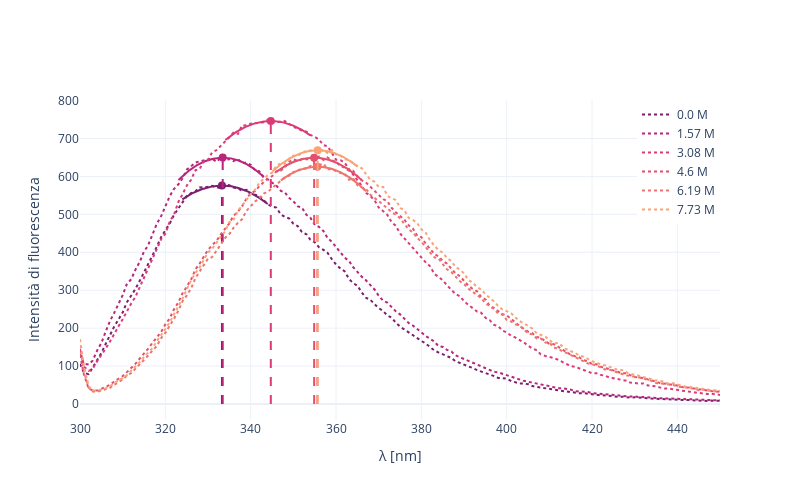

Notebook code for this chart:
### Code cell
fig = go.Figure()

colors = sequential.Sunsetdark_r[:6]  # Colori per le serie

for i in range(6):
    w_col, I_col = f'w{i}', f'I{i}'

    fig.add_trace(go.Scatter( # plot full dashed spectrum
        x=data[w_col], y=data[I_col], mode='lines', name=f'{np.round(concentrazioni[i],2)} M',
        line=dict(color=colors[i], dash='dot')
    ))

    # plot parabola
    max_idx = data[I_col].idxmax()
    l_idx = max_idx - POINTS_AROUND_MAX
    r_idx = max_idx + POINTS_AROUND_MAX

    # subset per il fit parabolico
    w_subset, I_subset = data[w_col].iloc[l_idx:r_idx + 1], data[I_col].iloc[l_idx:r_idx + 1]  # subset creato con gli indici nel range
    x_parabola = np.linspace(w_subset.min(), w_subset.max(), 1000)
    y_parabola = parabola(x_parabola, *fit_results[f'{i} M'])

    # Aggiunta della parabola
    fig.add_trace(go.Scatter(
        x=x_parabola, y=y_parabola, mode='lines', name=f'Parabola Fit (Series {i})',
        line=dict(color=colors[i]), showlegend=False
    ))

    # Vertice con barre d'errore
    xV,yV = VERTEX[i]
    fig.add_trace(go.Scatter(
        x=[xV], y=[yV], mode='markers', name=f'Vertex (Series {i})',
        marker=dict(color=colors[i], size=8, symbol='circle'),
        showlegend=False
    ))

    # Linea verticale dal vertice all'asse x (y=0)
    fig.add_trace(go.Scatter(
        x=[xV, xV],
        y=[0, yV],
        mode='lines',
        line=dict(color=colors[i], dash='dash'),
        showlegend=False
    ))

# Configurazione del layout
fig.update_layout(
    xaxis_title="λ [nm]", 
    yaxis_title="Intensità di fluorescenza",
    template="plotly_white",
    height=500,
    width=800,
    legend=dict(
            x=1,
            y=1,
            xanchor='right',
            yanchor='top'
        )
)
fig.write_html('./html/fluorescenza_fit_parabola.html')
fig.write_image('./images/fluorescenza_fit_parabola.png')
fig.show()

# Stampa dei risultati del fit
for key, values in fit_results.items():
    errors = fit_errors[key]
    formatted_values = f"xV = {values[1]:.2f} ± {errors[1]:.2f}, yV = {values[2]:.2f} ± {errors[2]:.2f}"
    # print(f"{key}: {formatted_values}")

### Figure 1 — Plotly figure (JSON) as saved in the notebook; plotly's stock layout.template omitted (floating-point values rounded to 4 significant figures; data arrays with more than 128 entries replaced by an {"elided": "..."} marker saying what was removed)
{"data": [{"line": {"color": "rgb(124, 29, 111)", "dash": "dot"}, "mode": "lines", "name": "0.0 M", "type": "scatter", "x": {"elided": "151 float values"}, "y": {"elided": "151 float values"}}, {"line": {"color": "rgb(124, 29, 111)"}, "mode": "lines", "name": "Parabola Fit (Series 0)", "showlegend": false, "type": "scatter", "x": {"elided": "1000 float values"}, "y": {"elided": "1000 float values"}}, {"marker": {"color": "rgb(124, 29, 111)", "size": 8, "symbol": "circle"}, "mode": "markers", "name": "Vertex (Series 0)", "showlegend": false, "type": "scatter", "x": [333.3], "y": [575.8]}, {"line": {"color": "rgb(124, 29, 111)", "dash": "dash"}, "mode": "lines", "showlegend": false, "type": "scatter", "x": [333.3, 333.3], "y": [0, 575.8]}, {"line": {"color": "rgb(185, 37, 122)", "dash": "dot"}, "mode": "lines", "name": "1.57 M", "type": "scatter", "x": {"elided": "151 float values"}, "y": {"elided": "151 float values"}}, {"line": {"color": "rgb(185, 37, 122)"}, "mode": "lines", "name": "Parabola Fit (Series 1)", "showlegend": false, "type": "scatter", "x": {"elided": "1000 float values"}, "y": {"elided": "1000 float values"}}, {"marker": {"color": "rgb(185, 37, 122)", "size": 8, "symbol": "circle"}, "mode": "markers", "name": "Vertex (Series 1)", "showlegend": false, "type": "scatter", "x": [333.4], "y": [649.5]}, {"line": {"color": "rgb(185, 37, 122)", "dash": "dash"}, "mode": "lines", "showlegend": false, "type": "scatter", "x": [333.4, 333.4], "y": [0, 649.5]}, {"line": {"color": "rgb(220, 57, 119)", "dash": "dot"}, "mode": "lines", "name": "3.08 M", "type": "scatter", "x": {"elided": "151 float values"}, "y": {"elided": "151 float values"}}, {"line": {"color": "rgb(220, 57, 119)"}, "mode": "lines", "name": "Parabola Fit (Series 2)", "showlegend": false, "type": "scatter", "x": {"elided": "1000 float values"}, "y": {"elided": "1000 float values"}}, {"marker": {"color": "rgb(220, 57, 119)", "size": 8, "symbol": "circle"}, "mode": "markers", "name": "Vertex (Series 2)", "showlegend": false, "type": "scatter", "x": [344.7], "y": [746.1]}, {"line": {"color": "rgb(220, 57, 119)", "dash": "dash"}, "mode": "lines", "showlegend": false, "type": "scatter", "x": [344.7, 344.7], "y": [0, 746.1]}, {"line": {"color": "rgb(227, 79, 111)", "dash": "dot"}, "mode": "lines", "name": "4.6 M", "type": "scatter", "x": {"elided": "151 float values"}, "y": {"elided": "151 float values"}}, {"line": {"color": "rgb(227, 79, 111)"}, "mode": "lines", "name": "Parabola Fit (Series 3)", "showlegend": false, "type": "scatter", "x": {"elided": "1000 float values"}, "y": {"elided": "1000 float values"}}, {"marker": {"color": "rgb(227, 79, 111)", "size": 8, "symbol": "circle"}, "mode": "markers", "name": "Vertex (Series 3)", "showlegend": false, "type": "scatter", "x": [354.9], "y": [649.3]}, {"line": {"color": "rgb(227, 79, 111)", "dash": "dash"}, "mode": "lines", "showlegend": false, "type": "scatter", "x": [354.9, 354.9], "y": [0, 649.3]}, {"line": {"color": "rgb(240, 116, 110)", "dash": "dot"}, "mode": "lines", "name": "6.19 M", "type": "scatter", "x": {"elided": "151 float values"}, "y": {"elided": "151 float values"}}, {"line": {"color": "rgb(240, 116, 110)"}, "mode": "lines", "name": "Parabola Fit (Series 4)", "showlegend": false, "type": "scatter", "x": {"elided": "1000 float values"}, "y": {"elided": "1000 float values"}}, {"marker": {"color": "rgb(240, 116, 110)", "size": 8, "symbol": "circle"}, "mode": "markers", "name": "Vertex (Series 4)", "showlegend": false, "type": "scatter", "x": [355.6], "y": [625.7]}, {"line": {"color": "rgb(240, 116, 110)", "dash": "dash"}, "mode": "lines", "showlegend": false, "type": "scatter", "x": [355.6, 355.6], "y": [0, 625.7]}, {"line": {"color": "rgb(250, 164, 118)", "dash": "dot"}, "mode": "lines", "name": "7.73 M", "type": "scatter", "x": {"elided": "151 float values"}, "y": {"elided": "151 float values"}}, {"line": {"color": "rgb(250, 164, 118)"}, "mode": "lines", "name": "Parabola Fit (Series 5)", "showlegend": false, "type": "scatter", "x": {"elided": "1000 float values"}, "y": {"elided": "1000 float values"}}, {"marker": {"color": "rgb(250, 164, 118)", "size": 8, "symbol": "circle"}, "mode": "markers", "name": "Vertex (Series 5)", "showlegend": false, "type": "scatter", "x": [355.7], "y": [668.9]}, {"line": {"color": "rgb(250, 164, 118)", "dash": "dash"}, "mode": "lines", "showlegend": false, "type": "scatter", "x": [355.7, 355.7], "y": [0, 668.9]}], "layout": {"height": 500, "legend": {"x": 1, "xanchor": "right", "y": 1, "yanchor": "top"}, "width": 800, "xaxis": {"title": {"text": "λ [nm]"}}, "yaxis": {"title": {"text": "Intensità di fluorescenza"}}}}
